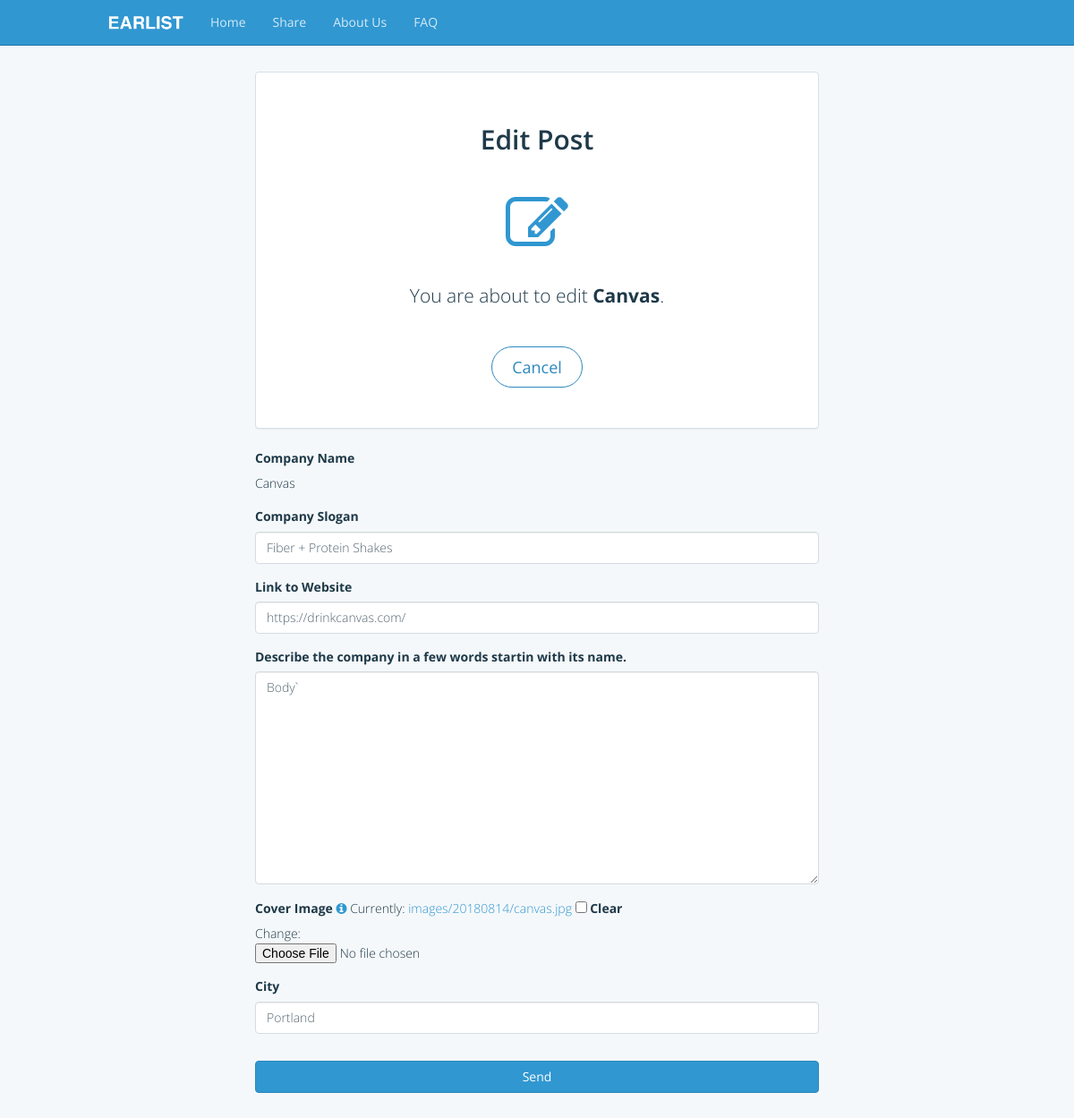
Page /update-post/canvas/ (signed in) on the committed database.
### blog/models.py (models this page shows)
class Post(ModelMeta, models.Model):
	user = models.ForeignKey(User)
	title = models.CharField(max_length=200, unique=True)
	slug = models.SlugField(max_length=200, unique=True)
	slogan = models.CharField(max_length=200)
	body = models.TextField()
	link = models.URLField(max_length=200, unique=True)
	image_file = models.FileField(upload_to='images/%Y%m%d', blank=True)
	city = models.CharField(max_length=200)
	approved = models.IntegerField(default=0)
	votes = models.IntegerField(default=0)
	sponsored = models.BooleanField(default=False, blank=True)
	charge_id = models.CharField(max_length=500, blank=True)
	date = models.DateField(auto_now_add=True)
	created_at = models.DateTimeField(db_index=True, auto_now_add=True)
	updated_at = models.DateTimeField(auto_now_add=True)
	def __str__(self):
		return self.title.encode('utf-8')
	def get_absolute_url(self):
		return reverse('detail', kwargs={'slug':self.slug})

### blog/views.py (the view)
# urls.py: url(r'^update-post/(?P<slug>[^\.]+)/$', login_required(views.PostUpdateView.as_view()), name='update-post'),
class PostUpdateView(generic.UpdateView):
    model = Post
    fields = ['slogan', 'body', 'link', 'image_file', 'city']
    template_name = 'blog/update_post.html'
    success_url = '/cuentas/perfil/posts/'
    def user_passes_test(self, request):
        if request.user.is_authenticated():
            self.object = self.get_object()
            return self.object.user == request.user
        return False
    def dispatch(self, request, *args, **kwargs):
        if not self.user_passes_test(request):
            return HttpResponseRedirect('/')
        return super(PostUpdateView, self).dispatch(
            request, *args, **kwargs)

### blog/templates/blog/update_post.html (shortened to what this page needs)
{% extends "blog/base.html" %}
{% load staticfiles %}
{% load widget_tweaks %}
{% block content %}
<div class="container p-t-md">
    <div class="row">
<div class="col-sm-offset-2 col-sm-8">
	<div class="panel panel-default">
      	<div class="panel-body text-center m-t">
    		<h2>Edit Post</h2>
    		<i class="fa fa-edit fa-5x text-primary m-t-md"></i>
    		<div class="row m-t-md m-b">
    			<div class="col-lg-1"></div>
    			<div class="col-lg-10">
    				<p class="lead">You are about to edit <b>{{post.title}}</b>. </p>
    			</div>
    		</div>
    		<a href="{% url 'profile' 'posts' %}"><button type="button" class="btn btn-lg btn-pill btn-primary-outline m-b-md">Cancel</button></a>
    	</div>
    </div>
	<form enctype="multipart/form-data" action="" method="post">{% csrf_token %}
		<div class="form-group">
			<label for="title">Company Name</label>
			<p>{{post.title}}</p>
		</div>
		<div class="form-group">
			<label for="slogan">Company Slogan</label>
			{{ form.slogan|attr:"placeholder:ej: Discover and Share Amazing Startups"|add_class:"form-control"|attr:"required"|attr:"maxlength:58" }}
		</div>
		<div class="form-group">
			<label for="body">Link to Website</label>
			{{ form.link|attr:"placeholder:http://earlist.xyz"|add_class:"form-control" }}
		</div>
		<div class="form-group">
			<label for="body">Describe the company in a few words startin with its name.</label>
			{{ form.body|attr:"placeholder:ej: Earlist is the place where you..."|add_class:"form-control" }}
		</div>
		<div class="form-group">
			<label for="body">Cover Image <i class="fa fa-info-circle text-primary" data-toggle="modal" data-target="#myModal"></i></label>
            {{ form.image_file }}
		</div>
		<div class="form-group">
			<label for="body">City</label>
			{{ form.city|add_class:"form-control"|attr:"placeholder:NYC" }}
		</div>
		<div class="form-group m-t-md m-b-lg">
			<input type='submit' value='Send' class ="btn btn-primary w-full" />
		</div>
	</form>
</div>
{% endblock %}

### blog/templates/blog/base.html (style rules this page uses)
body { width: 1px; min-width: 100%; *width: 100%; }

### rows in the picture
Post: title "Canvas", slogan "Fiber + Protein Shakes", link "https://drinkcanvas.com/", body "Body`", city "Portland"
